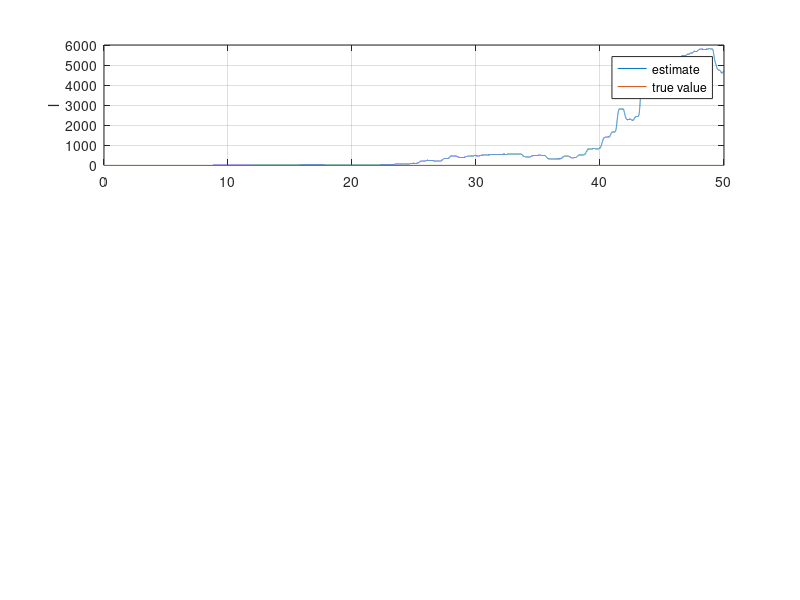

The MATLAB script that drew this image: (Note: this script raises an error after producing the figure.)
close all;
clear;

%% Insert true system
l = 1;
m = 0.2;
beta = 0.003;
grav = 9.81;

theta_real = [1/(m*l^2); beta/(m*l^2); grav/l];

A = [0 1;
     0 -beta/(m*l^2)];              
B = [0 0;
     1/(m*l^2) -grav/l];            

%% Define valid area
l_max = 2;
m_max = 1;

theta_1_min = 1/(m_max*l_max^2);
theta_3_min = grav/(l_max);

%% Define filters
lambda_0 = 25;
lambda_1 = 10;

[ ~, ~,C_f_1,D_f_1] =           tf2ss([0 0 1],[1 lambda_1 lambda_0]);
[ ~, ~, C_f_1_neg, D_f_1_neg] = tf2ss([0 0 -1],[1 lambda_1 lambda_0]);
[ ~, ~,C_f_2,D_f_2] =           tf2ss([0 -1 0],[1 lambda_1 lambda_0]);
[A_f,B_f,C_f_3,D_f_3] =         tf2ss([1 0 0],[1 lambda_1 lambda_0]);                 
% A_f and B_f is only needed once as it is the same all over. Hence tildes

%% Adaptive gain & forgetting factor 
p0 = 1000;
P_0 = p0*eye(3);

zeta = 1.2;

%% Simulate system

h = 0.001; % sample time (s)
N = 50000; % number of samples
t = 0:h:h*(N-1);

% Define input as a function of t
tau = sin(0.2*t) + sin(10*t);

% Memory allocation
x = zeros(2, N); 
theta = zeros(3, N);
estimates = zeros(3, N);
x_z = zeros(2, 1);
x_phi = zeros(3, 1);
x_phi_tau = zeros(2, 1);
x_phi_q = zeros(2, 1);
x_phi_sinq = zeros(2, 1);
P = zeros(3, 3, N);


% Initial estimate
l_0 = 0.3;
m_0 = 0.8;
beta_0 = 0.5;
theta(:, 1) = [1/(m_0*l_0^2); beta_0/(m_0*l_0^2); grav/l_0];
P(:, :, 1) = P_0;

% Main loop. Simulate using forward Euler (x[k+1] = x[k] + h*x_dot)
for n = 1:N
    
    % Simulate true system
    q = x(1, n);
    u = [tau(n); sin(q)];
    x_dot = A*x(:, n) + B*u;
    x(:, n+1) = x(:, n) + h*x_dot;
    
    % Generate z and phi by filtering known signals
    
    x_z_n = x_z + (A_f*x_z + B_f*q)*h;
    z = C_f_3*x_z_n;
    
    x_phi_tau_n = x_phi_tau + (A_f*x_phi_tau + B_f*tau(n))*h;
    x_phi_q_n = x_phi_q + (A_f*x_phi_q + B_f*q)*h;
    x_phi_sinq_n = x_phi_sinq + (A_f*x_phi_sinq + B_f*sin(q))*h;
    
    phi = [(C_f_1*x_phi_tau_n + D_f_1*tau(n));      %1/Lambda *tau
           (C_f_2*x_phi_q_n + D_f_2*q);              %-s/Lambda *q
           (C_f_1_neg*x_phi_sinq_n + D_f_1_neg*sin(q))];      %-1/Lambda *sin(q)


    % Calculate estimation error
    n_s = phi'*phi;
    m_squared = 1 + n_s^2;
    epsilon = (z-theta(:, n)'*phi)/m_squared;
    
    %Find value of g and grad_g
    estimates(:, n) = [grav/theta(3, n), theta(3, n)^2/(theta(1, n)*grav^2), theta(2, n)/theta(1, n)]; % l, m, beta
    args_test = [estimates(1, n) - l_max, estimates(2, n)- m_max];
    args = [theta(1, n) - theta_1_min , theta(3, n) - theta_3_min ];
    g = max(args_test);
    grad_g = [-1 0 -1]';
    if (args_test(1) == 0)
        grad_g(1) = 0;
    end
    if (args_test(2) == 0)
        grad_g(3) = 0;
    end
    
    % Update law
    if g < 0 || ((g == 0) && (P(:, :, n)*epsilon*phi)'*grad_g <= 0)
        theta_dot = P(:, :, n)*epsilon*phi;
        theta(:, n+1) = theta(:, n) + theta_dot*h;
        P_dot = zeta*P(:, :, n) - P(:, :, n)*(phi*phi')/m_squared*P(:, :, n);
        P(:, :, n+1) = P(:, :, n) + h*P_dot;
    else
        theta_dot = P(:, :, n)*epsilon*phi - P(:, :, n)*(grad_g'*P(:, :, n)*grad_g)\(grad_g*grad_g')*P(:, :, n)*epsilon*phi;
        theta(:, n+1) = theta(:, n) + theta_dot*h;
        P_dot = 0;
        P(:, :, n+1) = P(:, :, n);
    end
    
    % Set values for next iteration
    x_phi_tau = x_phi_tau_n;
    x_phi_q = x_phi_q_n;
    x_phi_sinq = x_phi_sinq_n;
 
    x_z = x_z_n;
end


% Plots
figure

subplot(3,1,1)
plot(t, estimates(1, :)); hold on
plot([t(1), t(end)],[l, l]); hold off
ylabel('l')
grid
legend('estimate','true value')
sgtitle('Parameter estimates')
xlabel('t [s]')

subplot(3,1,2)
plot(t, estimates(2,:)); hold on
plot([t(1), t(end)], [m m]); hold off
ylabel('m')
legend('estimate','true value')
grid

subplot(3,1,3)
plot(t, estimates(3,:)); hold on
plot([t(1), t(end)],[beta, beta]); hold off
ylabel('\beta')
legend('estimate','true value')
grid

